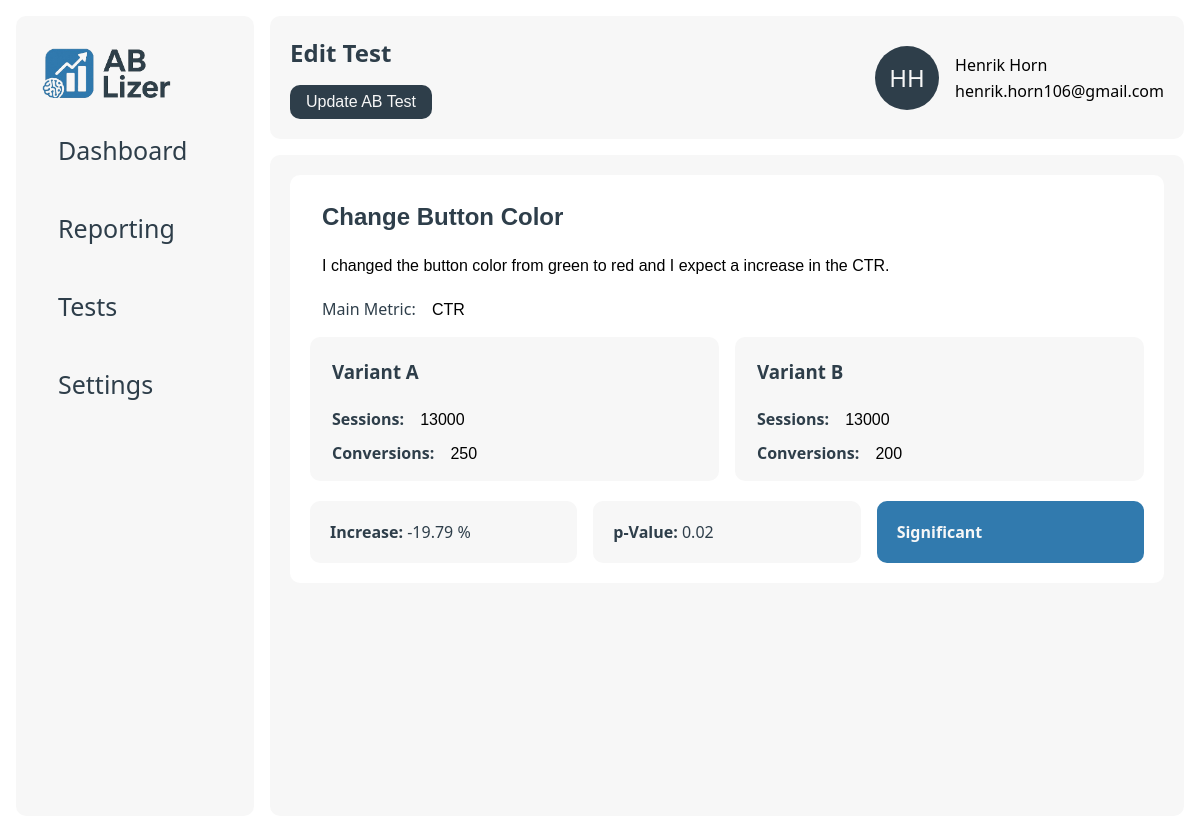
Before: /edit/1/51 with the older database file.
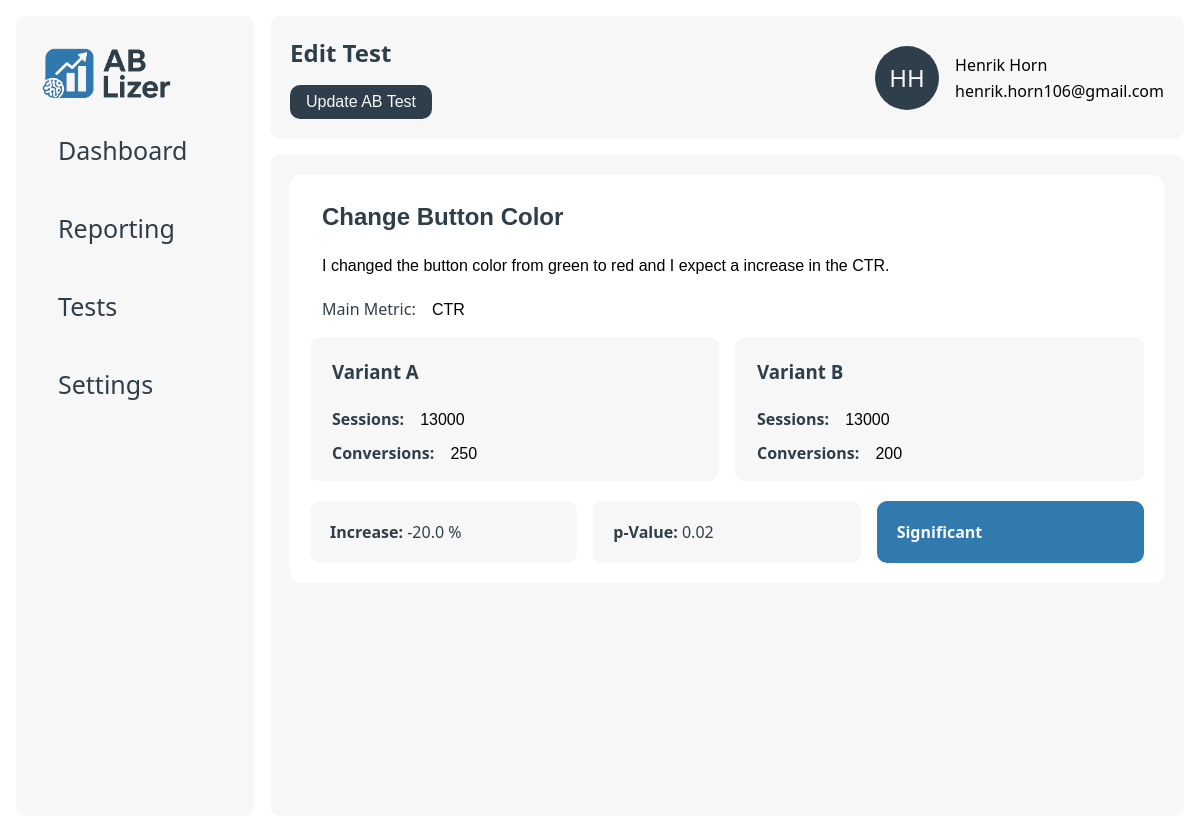
After: the same page with the newer database file.
### data/models.py (models this page shows)
class reports(db.Model):
    __tablename__ = 'reports'
    id = db.Column(db.Integer, primary_key=True)
    test_id = db.Column(db.Integer, db.ForeignKey('ab_tests.id'), nullable=False)
    p_value = db.Column(db.Float, nullable=False)
    summary = db.Column(db.Text, nullable=False)
    significance = db.Column(db.Boolean, nullable=False)
    increase_percent = db.Column(db.Float, nullable=True)
    ai_recommendation = db.Column(db.Text, nullable=False)
    created_at = db.Column(db.DateTime, nullable=False, default=db.func.now())
    __repr__ = lambda self: f'<Report {self.id}>'
    __str__ = lambda self: f'{self.id}'

### app.py (the view)
@app.route("/edit/<int:user_id>/<int:test_id>")
def edit_test_page(user_id, test_id):
    user = db_manager.get_user(user_id)
    test = db_manager.get_test(test_id, user.company_id)
    variants = db_manager.get_variants(test_id)
    report = db_manager.get_report(test_id)
    return render_template("edit.html", user=user, test=test, variants=variants, report=report)

### app.py (called while the page is built)
@app.template_filter('initials')
def get_initials(name):
    if not name:
        return ''
    parts = name.strip().split()
    if len(parts) >= 2:
        return (parts[0][0] + parts[1][0]).upper()
    elif len(parts) == 1:
        return parts[0][:2].upper()
    return ''

### data/db_manager.py (called while the page is built)
    def get_test(self, test_id, company_id):
        return ab_tests.query.filter_by(id=test_id, company_id=company_id).first()

    def get_variants(self, test_id):
        return variants.query.filter_by(test_id=test_id).all()

    def get_report(self, test_id):
        return reports.query.filter_by(test_id=test_id).first()

    def get_user(self, user_id):
        return users.query.filter_by(id=user_id).first()

### templates/edit.html (shortened to what this page needs)
{% extends "base.html" %}
{% block page_title %}Edit Test{% endblock %}
{% block page_button %}
    <button form="edit-form" class="btn" type="submit">Update AB Test</button>{% endblock %}
{% block content %}
    <div class="card big">
        <form class="details-form" id="edit-form" method="post" action="">
            <input type="text" class="details-head" name="name" value="{{ test.name }}">
            <input type="text" name="description" value="{{ test.description }}">
            <div class="details-form-group">
                <label for="metric">Main Metric:</label>
                <input class="details-item" type="text" id="metric" name="metric" value="{{ test.metric }}">
            </div>
            {% if variants != [] %}
                <div class="column-grid-2">
                    {% for variant in variants %}
                        <div class="test-card">
                            <h3 class="details-name">{{ variant.name }}</h3>
                            <div class="details-form-group">
                                <label for="sessions_{{ loop.index }}"><strong>Sessions:</strong></label>
                                <input class="details-item" type="text" id="sessions_{{ loop.index }}" name="sessions[]"
                                       value="{{ variant.impressions }}">
                            </div>
                            <div class="details-form-group">
                                <label for="conversions_{{ loop.index }}"><strong>Conversions:</strong></label>
                                <input class="details-item" type="text" id="conversions_{{ loop.index }}"
                                       name="conversions[]" value="{{ variant.conversions }}">
                            </div>
                        </div>
                    {% endfor %}
                </div>
                <div class="column-grid-3">
                    <div class="card secondary">
                        <p><strong>Increase:</strong> {{ report.increase_percent }} %</p>
                    </div>
                    <div class="card secondary">
                        <p><strong>p-Value:</strong> {{ report.p_value }}</p>
                    </div>
                    {% if report.significance %}
                        <div class="card accent">
                            <p><strong>Significant</strong></p>
                        </div>
                    {% else %}
                        <div class="card secondary">
                            <p><strong>Not Significant</strong></p>
                        </div>
                    {% endif %}
                </div>
            {% else %}
                <button class="btn" id="addVariantBtn">Add Variants</button>
            {% endif %}
        </form>
    </div>
{% endblock %}

Changed rows visible on the page:
changed reports: increase_percent "-19.79" → "-20.0"
